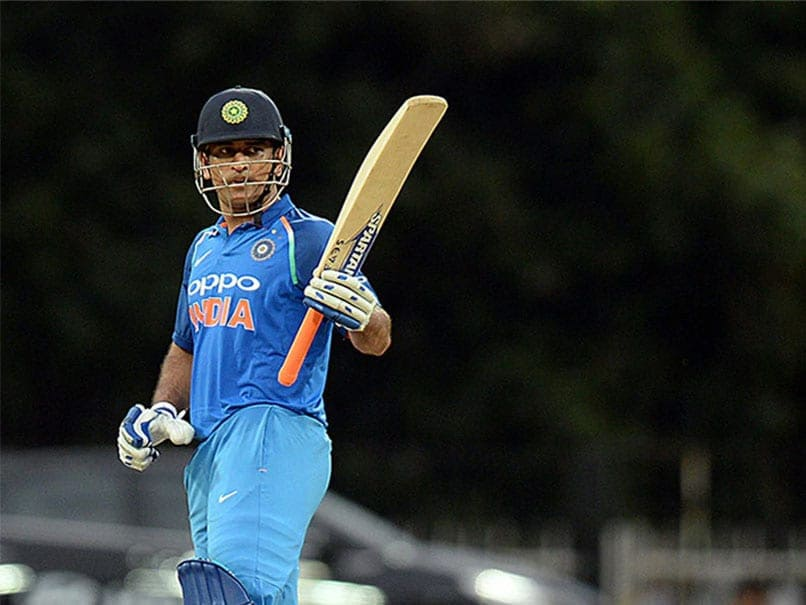
#> input picture a1qo2eh_ms-dhoni-afp_625x300_15_June_20.jpg, 806 x 605 px
$ python iamge_pyramide.py
#> lines starting #> are read from the running program, lines starting #| are printed output that depends on the picture
import cv2 as cv
import numpy as np
import sys

img = cv.imread("a1qo2eh_ms-dhoni-afp_625x300_15_June_20.jpg")
#> img is the input picture: shape (605, 806, 3); mean B, G, R 47.8, 46.7, 39.5

py_img_down = img.copy()

list_of_pyramid_down = [img]
for i in range(1,4):
    py_img_down = cv.pyrDown(src=py_img_down)
    list_of_pyramid_down.append(py_img_down)
#> this loop made 3 passes
#> pass 2, `py_img_down = cv.pyrDown(src=py_img_down)`:
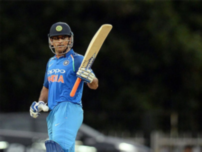
#> py_img_down: shape (152, 202, 3); mean B, G, R 47.9, 46.8, 39.6
#> pass 3, `py_img_down = cv.pyrDown(src=py_img_down)`:
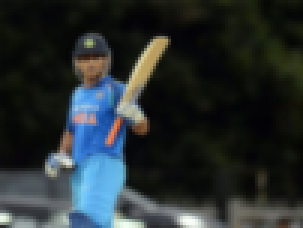
#> py_img_down: shape (76, 101, 3) (shown 3 times larger); mean B, G, R 47.6, 46.4, 39.3
#> after the loop, list_of_pyramid_down = 4 items


count = 0
while (1):

    if count == 0:
        for i in list_of_pyramid_down:
            cv.imshow( "Image"+str(i), i)
            count = count + 1
#> this loop made 4 passes
#> after the loop, count = 4
    if cv.waitKey(1) & 0xFF == ord(('s')):
#> (key Esc is pressed here)
        break

cv.destroyAllWindows()

$ run again, with image.jpg copied over a1qo2eh_ms-dhoni-afp_625x300_15_June_20.jpg
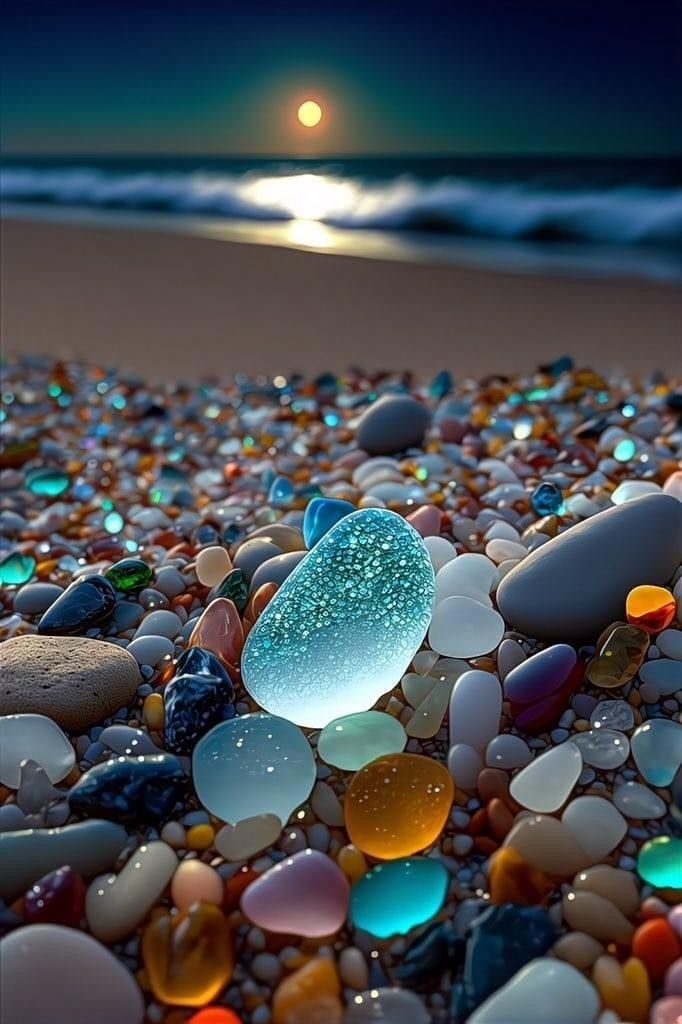
#> input picture image.jpg, 682 x 1024 px
#> img is the input picture: shape (1024, 682, 3); mean B, G, R 82, 76.6, 69.8
#> the loop `for i in range(1,4):` made 3 passes
#> pass 1, `py_img_down = cv.pyrDown(src=py_img_down)`:
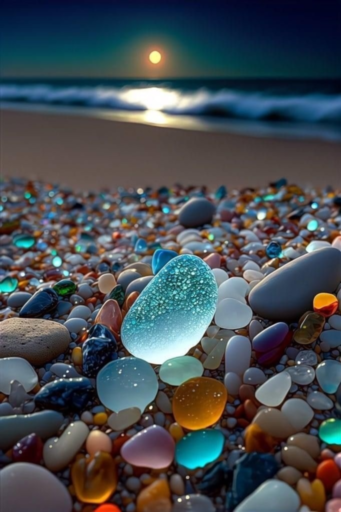
#> py_img_down: shape (512, 341, 3); mean B, G, R 82, 76.6, 69.7
#> pass 3, `py_img_down = cv.pyrDown(src=py_img_down)`:
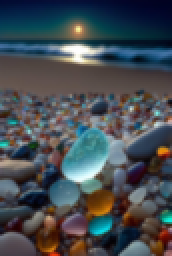
#> py_img_down: shape (128, 86, 3) (shown 2 times larger); mean B, G, R 81.9, 76.3, 69.4
#> after the loop `for i in range(1,4):`: list_of_pyramid_down = 4 items
#> the loop `for i in list_of_pyramid_down:` made 4 passes
#> after the loop `for i in list_of_pyramid_down:`: count = 4
